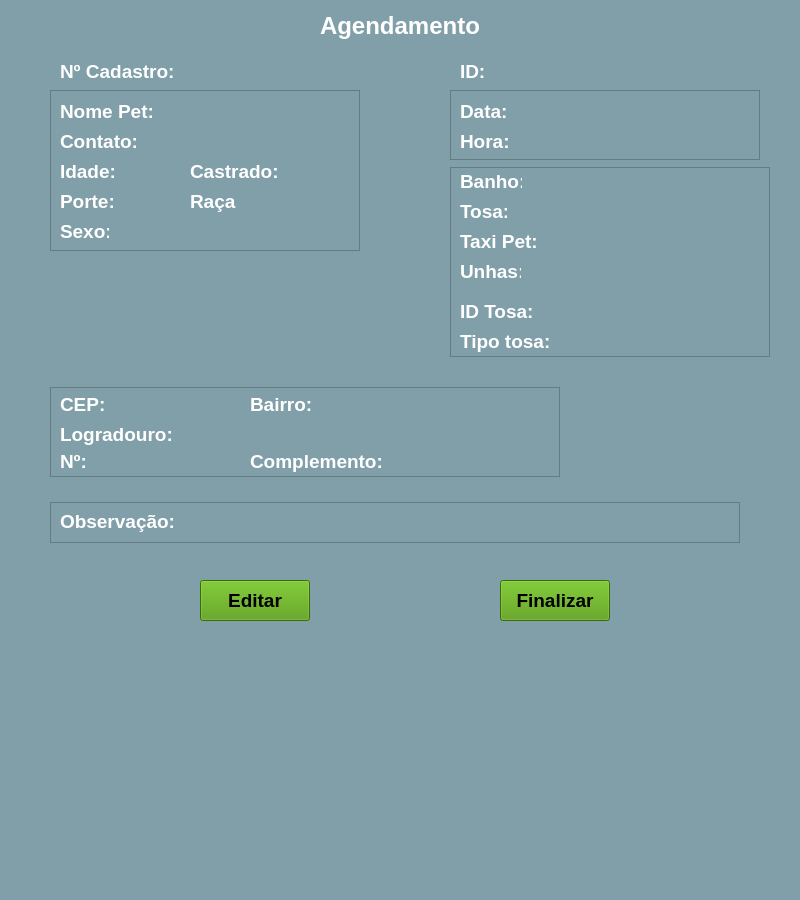
<?xml version="1.0" encoding="UTF-8"?>
<ui version="4.0">
 <class>MainWindow</class>
 <widget class="QMainWindow" name="MainWindow">
  <property name="geometry">
   <rect>
    <x>0</x>
    <y>0</y>
    <width>800</width>
    <height>900</height>
   </rect>
  </property>
  <property name="windowTitle">
   <string>MainWindow</string>
  </property>
  <property name="styleSheet">
   <string notr="true">background-color: rgb(128, 159, 168);</string>
  </property>
  <widget class="QWidget" name="centralwidget">
   <widget class="QLabel" name="label">
    <property name="geometry">
     <rect>
      <x>320</x>
      <y>10</y>
      <width>170</width>
      <height>31</height>
     </rect>
    </property>
    <property name="font">
     <font>
      <pointsize>18</pointsize>
      <weight>75</weight>
      <bold>true</bold>
     </font>
    </property>
    <property name="styleSheet">
     <string notr="true">color: rgb(255, 255, 255);
border-color: rgb(0, 0, 0);</string>
    </property>
    <property name="text">
     <string>Agendamento</string>
    </property>
   </widget>
   <widget class="QPushButton" name="pushButton_3">
    <property name="geometry">
     <rect>
      <x>200</x>
      <y>580</y>
      <width>110</width>
      <height>41</height>
     </rect>
    </property>
    <property name="font">
     <font>
      <pointsize>14</pointsize>
      <weight>75</weight>
      <bold>true</bold>
     </font>
    </property>
    <property name="styleSheet">
     <string notr="true">background-color: rgb(78, 154, 6);</string>
    </property>
    <property name="text">
     <string>Editar</string>
    </property>
   </widget>
   <widget class="QLabel" name="label_52">
    <property name="geometry">
     <rect>
      <x>320</x>
      <y>393</y>
      <width>230</width>
      <height>22</height>
     </rect>
    </property>
    <property name="font">
     <font>
      <pointsize>14</pointsize>
      <weight>75</weight>
      <bold>true</bold>
     </font>
    </property>
    <property name="styleSheet">
     <string notr="true"/>
    </property>
    <property name="text">
     <string/>
    </property>
   </widget>
   <widget class="QLabel" name="label_46">
    <property name="geometry">
     <rect>
      <x>250</x>
      <y>393</y>
      <width>70</width>
      <height>22</height>
     </rect>
    </property>
    <property name="font">
     <font>
      <pointsize>14</pointsize>
      <weight>75</weight>
      <bold>true</bold>
     </font>
    </property>
    <property name="styleSheet">
     <string notr="true">color: rgb(255, 255, 255);</string>
    </property>
    <property name="text">
     <string>Bairro:</string>
    </property>
   </widget>
   <widget class="QLabel" name="label_51">
    <property name="geometry">
     <rect>
      <x>110</x>
      <y>393</y>
      <width>120</width>
      <height>22</height>
     </rect>
    </property>
    <property name="font">
     <font>
      <pointsize>14</pointsize>
      <weight>75</weight>
      <bold>true</bold>
     </font>
    </property>
    <property name="styleSheet">
     <string notr="true"/>
    </property>
    <property name="text">
     <string/>
    </property>
   </widget>
   <widget class="QLabel" name="label_47">
    <property name="geometry">
     <rect>
      <x>60</x>
      <y>393</y>
      <width>50</width>
      <height>22</height>
     </rect>
    </property>
    <property name="font">
     <font>
      <pointsize>14</pointsize>
      <weight>75</weight>
      <bold>true</bold>
     </font>
    </property>
    <property name="styleSheet">
     <string notr="true">color: rgb(255, 255, 255);</string>
    </property>
    <property name="text">
     <string>CEP:</string>
    </property>
   </widget>
   <widget class="QLabel" name="label_53">
    <property name="geometry">
     <rect>
      <x>180</x>
      <y>420</y>
      <width>370</width>
      <height>22</height>
     </rect>
    </property>
    <property name="font">
     <font>
      <pointsize>14</pointsize>
      <weight>75</weight>
      <bold>true</bold>
     </font>
    </property>
    <property name="styleSheet">
     <string notr="true"/>
    </property>
    <property name="text">
     <string/>
    </property>
   </widget>
   <widget class="QLabel" name="label_48">
    <property name="geometry">
     <rect>
      <x>60</x>
      <y>420</y>
      <width>120</width>
      <height>28</height>
     </rect>
    </property>
    <property name="font">
     <font>
      <pointsize>14</pointsize>
      <weight>75</weight>
      <bold>true</bold>
     </font>
    </property>
    <property name="styleSheet">
     <string notr="true">color: rgb(255, 255, 255);</string>
    </property>
    <property name="text">
     <string>Logradouro:</string>
    </property>
   </widget>
   <widget class="QLabel" name="label_54">
    <property name="geometry">
     <rect>
      <x>400</x>
      <y>450</y>
      <width>141</width>
      <height>22</height>
     </rect>
    </property>
    <property name="font">
     <font>
      <pointsize>14</pointsize>
      <weight>75</weight>
      <bold>true</bold>
     </font>
    </property>
    <property name="styleSheet">
     <string notr="true"/>
    </property>
    <property name="text">
     <string/>
    </property>
   </widget>
   <widget class="QLabel" name="label_50">
    <property name="geometry">
     <rect>
      <x>250</x>
      <y>450</y>
      <width>140</width>
      <height>22</height>
     </rect>
    </property>
    <property name="font">
     <font>
      <pointsize>14</pointsize>
      <weight>75</weight>
      <bold>true</bold>
     </font>
    </property>
    <property name="styleSheet">
     <string notr="true">color: rgb(255, 255, 255);</string>
    </property>
    <property name="text">
     <string>Complemento:</string>
    </property>
   </widget>
   <widget class="QLabel" name="label_55">
    <property name="geometry">
     <rect>
      <x>111</x>
      <y>450</y>
      <width>120</width>
      <height>22</height>
     </rect>
    </property>
    <property name="font">
     <font>
      <pointsize>14</pointsize>
      <weight>75</weight>
      <bold>true</bold>
     </font>
    </property>
    <property name="styleSheet">
     <string notr="true"/>
    </property>
    <property name="text">
     <string/>
    </property>
   </widget>
   <widget class="QLabel" name="label_49">
    <property name="geometry">
     <rect>
      <x>60</x>
      <y>450</y>
      <width>41</width>
      <height>22</height>
     </rect>
    </property>
    <property name="font">
     <font>
      <pointsize>14</pointsize>
      <weight>75</weight>
      <bold>true</bold>
     </font>
    </property>
    <property name="styleSheet">
     <string notr="true">color: rgb(255, 255, 255);</string>
    </property>
    <property name="text">
     <string>Nº:</string>
    </property>
   </widget>
   <widget class="QLabel" name="label_56">
    <property name="geometry">
     <rect>
      <x>180</x>
      <y>510</y>
      <width>540</width>
      <height>20</height>
     </rect>
    </property>
    <property name="font">
     <font>
      <pointsize>14</pointsize>
      <weight>75</weight>
      <bold>true</bold>
     </font>
    </property>
    <property name="styleSheet">
     <string notr="true"/>
    </property>
    <property name="text">
     <string/>
    </property>
   </widget>
   <widget class="QLabel" name="label_45">
    <property name="geometry">
     <rect>
      <x>60</x>
      <y>510</y>
      <width>120</width>
      <height>22</height>
     </rect>
    </property>
    <property name="font">
     <font>
      <pointsize>14</pointsize>
      <weight>75</weight>
      <bold>true</bold>
     </font>
    </property>
    <property name="styleSheet">
     <string notr="true">color: rgb(255, 255, 255);</string>
    </property>
    <property name="text">
     <string>Observação:</string>
    </property>
   </widget>
   <widget class="QLabel" name="label_35">
    <property name="geometry">
     <rect>
      <x>180</x>
      <y>60</y>
      <width>100</width>
      <height>22</height>
     </rect>
    </property>
    <property name="font">
     <font>
      <pointsize>14</pointsize>
      <weight>75</weight>
      <bold>true</bold>
     </font>
    </property>
    <property name="styleSheet">
     <string notr="true"/>
    </property>
    <property name="text">
     <string/>
    </property>
   </widget>
   <widget class="QLabel" name="label_21">
    <property name="geometry">
     <rect>
      <x>60</x>
      <y>60</y>
      <width>120</width>
      <height>22</height>
     </rect>
    </property>
    <property name="font">
     <font>
      <pointsize>14</pointsize>
      <weight>75</weight>
      <bold>true</bold>
     </font>
    </property>
    <property name="styleSheet">
     <string notr="true">color: rgb(255, 255, 255);</string>
    </property>
    <property name="text">
     <string>Nº Cadastro:</string>
    </property>
   </widget>
   <widget class="QLabel" name="label_7">
    <property name="geometry">
     <rect>
      <x>60</x>
      <y>100</y>
      <width>100</width>
      <height>22</height>
     </rect>
    </property>
    <property name="font">
     <font>
      <pointsize>14</pointsize>
      <weight>75</weight>
      <bold>true</bold>
     </font>
    </property>
    <property name="styleSheet">
     <string notr="true">color: rgb(255, 255, 255);</string>
    </property>
    <property name="text">
     <string>Nome Pet:</string>
    </property>
   </widget>
   <widget class="QLabel" name="label_37">
    <property name="geometry">
     <rect>
      <x>180</x>
      <y>130</y>
      <width>170</width>
      <height>22</height>
     </rect>
    </property>
    <property name="font">
     <font>
      <pointsize>14</pointsize>
      <weight>75</weight>
      <bold>true</bold>
     </font>
    </property>
    <property name="styleSheet">
     <string notr="true"/>
    </property>
    <property name="text">
     <string/>
    </property>
   </widget>
   <widget class="QLabel" name="label_2">
    <property name="geometry">
     <rect>
      <x>60</x>
      <y>130</y>
      <width>80</width>
      <height>22</height>
     </rect>
    </property>
    <property name="font">
     <font>
      <pointsize>14</pointsize>
      <weight>75</weight>
      <bold>true</bold>
     </font>
    </property>
    <property name="styleSheet">
     <string notr="true">color: rgb(255, 255, 255);</string>
    </property>
    <property name="text">
     <string>Contato:</string>
    </property>
   </widget>
   <widget class="QLabel" name="label_5">
    <property name="geometry">
     <rect>
      <x>60</x>
      <y>160</y>
      <width>56</width>
      <height>22</height>
     </rect>
    </property>
    <property name="font">
     <font>
      <pointsize>14</pointsize>
      <weight>75</weight>
      <bold>true</bold>
     </font>
    </property>
    <property name="styleSheet">
     <string notr="true">color: rgb(255, 255, 255);</string>
    </property>
    <property name="text">
     <string>Idade:</string>
    </property>
   </widget>
   <widget class="QLabel" name="label_38">
    <property name="geometry">
     <rect>
      <x>120</x>
      <y>160</y>
      <width>40</width>
      <height>22</height>
     </rect>
    </property>
    <property name="font">
     <font>
      <pointsize>14</pointsize>
      <weight>75</weight>
      <bold>true</bold>
     </font>
    </property>
    <property name="styleSheet">
     <string notr="true"/>
    </property>
    <property name="text">
     <string/>
    </property>
   </widget>
   <widget class="QLabel" name="label_8">
    <property name="geometry">
     <rect>
      <x>190</x>
      <y>160</y>
      <width>87</width>
      <height>22</height>
     </rect>
    </property>
    <property name="font">
     <font>
      <pointsize>14</pointsize>
      <weight>75</weight>
      <bold>true</bold>
     </font>
    </property>
    <property name="styleSheet">
     <string notr="true">color: rgb(255, 255, 255);</string>
    </property>
    <property name="text">
     <string>Castrado:</string>
    </property>
   </widget>
   <widget class="QLabel" name="label_44">
    <property name="geometry">
     <rect>
      <x>280</x>
      <y>160</y>
      <width>40</width>
      <height>22</height>
     </rect>
    </property>
    <property name="font">
     <font>
      <pointsize>14</pointsize>
      <weight>75</weight>
      <bold>true</bold>
     </font>
    </property>
    <property name="styleSheet">
     <string notr="true"/>
    </property>
    <property name="text">
     <string/>
    </property>
   </widget>
   <widget class="QLabel" name="label_10">
    <property name="geometry">
     <rect>
      <x>190</x>
      <y>190</y>
      <width>47</width>
      <height>22</height>
     </rect>
    </property>
    <property name="font">
     <font>
      <pointsize>14</pointsize>
      <weight>75</weight>
      <bold>true</bold>
     </font>
    </property>
    <property name="styleSheet">
     <string notr="true">color: rgb(255, 255, 255);</string>
    </property>
    <property name="text">
     <string>Raça:</string>
    </property>
   </widget>
   <widget class="QLabel" name="label_39">
    <property name="geometry">
     <rect>
      <x>280</x>
      <y>190</y>
      <width>40</width>
      <height>22</height>
     </rect>
    </property>
    <property name="font">
     <font>
      <pointsize>14</pointsize>
      <weight>75</weight>
      <bold>true</bold>
     </font>
    </property>
    <property name="styleSheet">
     <string notr="true"/>
    </property>
    <property name="text">
     <string/>
    </property>
   </widget>
   <widget class="QLabel" name="label_11">
    <property name="geometry">
     <rect>
      <x>60</x>
      <y>190</y>
      <width>56</width>
      <height>22</height>
     </rect>
    </property>
    <property name="font">
     <font>
      <pointsize>14</pointsize>
      <weight>75</weight>
      <bold>true</bold>
     </font>
    </property>
    <property name="styleSheet">
     <string notr="true">color: rgb(255, 255, 255);</string>
    </property>
    <property name="text">
     <string>Porte:</string>
    </property>
   </widget>
   <widget class="QLabel" name="label_42">
    <property name="geometry">
     <rect>
      <x>120</x>
      <y>190</y>
      <width>40</width>
      <height>22</height>
     </rect>
    </property>
    <property name="font">
     <font>
      <pointsize>14</pointsize>
      <weight>75</weight>
      <bold>true</bold>
     </font>
    </property>
    <property name="styleSheet">
     <string notr="true"/>
    </property>
    <property name="text">
     <string/>
    </property>
   </widget>
   <widget class="QLabel" name="label_6">
    <property name="geometry">
     <rect>
      <x>60</x>
      <y>220</y>
      <width>49</width>
      <height>22</height>
     </rect>
    </property>
    <property name="font">
     <font>
      <pointsize>14</pointsize>
      <weight>75</weight>
      <bold>true</bold>
     </font>
    </property>
    <property name="styleSheet">
     <string notr="true">color: rgb(255, 255, 255);</string>
    </property>
    <property name="text">
     <string>Sexo:</string>
    </property>
   </widget>
   <widget class="QLabel" name="label_43">
    <property name="geometry">
     <rect>
      <x>120</x>
      <y>220</y>
      <width>40</width>
      <height>22</height>
     </rect>
    </property>
    <property name="font">
     <font>
      <pointsize>14</pointsize>
      <weight>75</weight>
      <bold>true</bold>
     </font>
    </property>
    <property name="styleSheet">
     <string notr="true"/>
    </property>
    <property name="text">
     <string/>
    </property>
   </widget>
   <widget class="QLabel" name="label_32">
    <property name="geometry">
     <rect>
      <x>460</x>
      <y>60</y>
      <width>31</width>
      <height>23</height>
     </rect>
    </property>
    <property name="font">
     <font>
      <pointsize>14</pointsize>
      <weight>75</weight>
      <bold>true</bold>
     </font>
    </property>
    <property name="styleSheet">
     <string notr="true">color: rgb(255, 255, 255);</string>
    </property>
    <property name="text">
     <string>ID:</string>
    </property>
   </widget>
   <widget class="QLabel" name="label_34">
    <property name="geometry">
     <rect>
      <x>490</x>
      <y>60</y>
      <width>50</width>
      <height>23</height>
     </rect>
    </property>
    <property name="font">
     <font>
      <pointsize>14</pointsize>
      <weight>75</weight>
      <bold>true</bold>
     </font>
    </property>
    <property name="styleSheet">
     <string notr="true"/>
    </property>
    <property name="text">
     <string/>
    </property>
   </widget>
   <widget class="QLabel" name="label_16">
    <property name="geometry">
     <rect>
      <x>460</x>
      <y>100</y>
      <width>50</width>
      <height>22</height>
     </rect>
    </property>
    <property name="font">
     <font>
      <pointsize>14</pointsize>
      <weight>75</weight>
      <bold>true</bold>
     </font>
    </property>
    <property name="styleSheet">
     <string notr="true">color: rgb(255, 255, 255);</string>
    </property>
    <property name="text">
     <string>Data:</string>
    </property>
   </widget>
   <widget class="QLabel" name="label_25">
    <property name="geometry">
     <rect>
      <x>520</x>
      <y>100</y>
      <width>160</width>
      <height>22</height>
     </rect>
    </property>
    <property name="font">
     <font>
      <pointsize>14</pointsize>
      <weight>75</weight>
      <bold>true</bold>
     </font>
    </property>
    <property name="styleSheet">
     <string notr="true"/>
    </property>
    <property name="text">
     <string/>
    </property>
   </widget>
   <widget class="QLabel" name="label_12">
    <property name="geometry">
     <rect>
      <x>460</x>
      <y>130</y>
      <width>50</width>
      <height>22</height>
     </rect>
    </property>
    <property name="font">
     <font>
      <pointsize>14</pointsize>
      <weight>75</weight>
      <bold>true</bold>
     </font>
    </property>
    <property name="styleSheet">
     <string notr="true">color: rgb(255, 255, 255);</string>
    </property>
    <property name="text">
     <string>Hora:</string>
    </property>
   </widget>
   <widget class="QLabel" name="label_30">
    <property name="geometry">
     <rect>
      <x>520</x>
      <y>130</y>
      <width>160</width>
      <height>22</height>
     </rect>
    </property>
    <property name="font">
     <font>
      <pointsize>14</pointsize>
      <weight>75</weight>
      <bold>true</bold>
     </font>
    </property>
    <property name="styleSheet">
     <string notr="true"/>
    </property>
    <property name="text">
     <string/>
    </property>
   </widget>
   <widget class="QLabel" name="label_23">
    <property name="geometry">
     <rect>
      <x>460</x>
      <y>170</y>
      <width>62</width>
      <height>22</height>
     </rect>
    </property>
    <property name="font">
     <font>
      <pointsize>14</pointsize>
      <weight>75</weight>
      <bold>true</bold>
     </font>
    </property>
    <property name="styleSheet">
     <string notr="true">color: rgb(255, 255, 255);</string>
    </property>
    <property name="text">
     <string>Banho:</string>
    </property>
   </widget>
   <widget class="QLabel" name="label_27">
    <property name="geometry">
     <rect>
      <x>540</x>
      <y>170</y>
      <width>40</width>
      <height>22</height>
     </rect>
    </property>
    <property name="font">
     <font>
      <pointsize>14</pointsize>
      <weight>75</weight>
      <bold>true</bold>
     </font>
    </property>
    <property name="styleSheet">
     <string notr="true"/>
    </property>
    <property name="text">
     <string/>
    </property>
   </widget>
   <widget class="QLabel" name="label_24">
    <property name="geometry">
     <rect>
      <x>460</x>
      <y>200</y>
      <width>47</width>
      <height>22</height>
     </rect>
    </property>
    <property name="font">
     <font>
      <pointsize>14</pointsize>
      <weight>75</weight>
      <bold>true</bold>
     </font>
    </property>
    <property name="styleSheet">
     <string notr="true">color: rgb(255, 255, 255);</string>
    </property>
    <property name="text">
     <string>Tosa:</string>
    </property>
   </widget>
   <widget class="QLabel" name="label_29">
    <property name="geometry">
     <rect>
      <x>540</x>
      <y>200</y>
      <width>40</width>
      <height>22</height>
     </rect>
    </property>
    <property name="font">
     <font>
      <pointsize>14</pointsize>
      <weight>75</weight>
      <bold>true</bold>
     </font>
    </property>
    <property name="styleSheet">
     <string notr="true"/>
    </property>
    <property name="text">
     <string/>
    </property>
   </widget>
   <widget class="QLabel" name="label_13">
    <property name="geometry">
     <rect>
      <x>460</x>
      <y>230</y>
      <width>78</width>
      <height>22</height>
     </rect>
    </property>
    <property name="font">
     <font>
      <pointsize>14</pointsize>
      <weight>75</weight>
      <bold>true</bold>
     </font>
    </property>
    <property name="styleSheet">
     <string notr="true">color: rgb(255, 255, 255);</string>
    </property>
    <property name="text">
     <string>Taxi Pet:</string>
    </property>
   </widget>
   <widget class="QLabel" name="label_26">
    <property name="geometry">
     <rect>
      <x>540</x>
      <y>230</y>
      <width>40</width>
      <height>22</height>
     </rect>
    </property>
    <property name="font">
     <font>
      <pointsize>14</pointsize>
      <weight>75</weight>
      <bold>true</bold>
     </font>
    </property>
    <property name="styleSheet">
     <string notr="true"/>
    </property>
    <property name="text">
     <string/>
    </property>
   </widget>
   <widget class="QLabel" name="label_14">
    <property name="geometry">
     <rect>
      <x>460</x>
      <y>260</y>
      <width>61</width>
      <height>22</height>
     </rect>
    </property>
    <property name="font">
     <font>
      <pointsize>14</pointsize>
      <weight>75</weight>
      <bold>true</bold>
     </font>
    </property>
    <property name="styleSheet">
     <string notr="true">color: rgb(255, 255, 255);</string>
    </property>
    <property name="text">
     <string>Unhas:</string>
    </property>
   </widget>
   <widget class="QLabel" name="label_28">
    <property name="geometry">
     <rect>
      <x>540</x>
      <y>260</y>
      <width>40</width>
      <height>22</height>
     </rect>
    </property>
    <property name="font">
     <font>
      <pointsize>14</pointsize>
      <weight>75</weight>
      <bold>true</bold>
     </font>
    </property>
    <property name="styleSheet">
     <string notr="true"/>
    </property>
    <property name="text">
     <string/>
    </property>
   </widget>
   <widget class="QLabel" name="label_41">
    <property name="geometry">
     <rect>
      <x>180</x>
      <y>100</y>
      <width>170</width>
      <height>22</height>
     </rect>
    </property>
    <property name="font">
     <font>
      <pointsize>14</pointsize>
      <weight>75</weight>
      <bold>true</bold>
     </font>
    </property>
    <property name="styleSheet">
     <string notr="true"/>
    </property>
    <property name="text">
     <string/>
    </property>
   </widget>
   <widget class="QLabel" name="label_15">
    <property name="geometry">
     <rect>
      <x>460</x>
      <y>300</y>
      <width>80</width>
      <height>22</height>
     </rect>
    </property>
    <property name="font">
     <font>
      <pointsize>14</pointsize>
      <weight>75</weight>
      <bold>true</bold>
     </font>
    </property>
    <property name="styleSheet">
     <string notr="true">color: rgb(255, 255, 255);</string>
    </property>
    <property name="text">
     <string>ID Tosa:</string>
    </property>
   </widget>
   <widget class="QLabel" name="label_17">
    <property name="geometry">
     <rect>
      <x>460</x>
      <y>330</y>
      <width>100</width>
      <height>22</height>
     </rect>
    </property>
    <property name="font">
     <font>
      <pointsize>14</pointsize>
      <weight>75</weight>
      <bold>true</bold>
     </font>
    </property>
    <property name="styleSheet">
     <string notr="true">color: rgb(255, 255, 255);</string>
    </property>
    <property name="text">
     <string>Tipo tosa:</string>
    </property>
   </widget>
   <widget class="QLabel" name="label_36">
    <property name="geometry">
     <rect>
      <x>560</x>
      <y>300</y>
      <width>50</width>
      <height>22</height>
     </rect>
    </property>
    <property name="font">
     <font>
      <pointsize>14</pointsize>
      <weight>75</weight>
      <bold>true</bold>
     </font>
    </property>
    <property name="styleSheet">
     <string notr="true"/>
    </property>
    <property name="text">
     <string/>
    </property>
   </widget>
   <widget class="QLabel" name="label_57">
    <property name="geometry">
     <rect>
      <x>560</x>
      <y>330</y>
      <width>200</width>
      <height>22</height>
     </rect>
    </property>
    <property name="font">
     <font>
      <pointsize>14</pointsize>
      <weight>75</weight>
      <bold>true</bold>
     </font>
    </property>
    <property name="styleSheet">
     <string notr="true"/>
    </property>
    <property name="text">
     <string/>
    </property>
   </widget>
   <widget class="QTableView" name="tableView">
    <property name="geometry">
     <rect>
      <x>50</x>
      <y>90</y>
      <width>310</width>
      <height>161</height>
     </rect>
    </property>
    <property name="styleSheet">
     <string notr="true">gridline-color: rgb(165, 29, 45);</string>
    </property>
    <property name="lineWidth">
     <number>1</number>
    </property>
   </widget>
   <widget class="QTableView" name="tableView_2">
    <property name="geometry">
     <rect>
      <x>450</x>
      <y>90</y>
      <width>310</width>
      <height>70</height>
     </rect>
    </property>
    <property name="styleSheet">
     <string notr="true">gridline-color: rgb(165, 29, 45);</string>
    </property>
    <property name="lineWidth">
     <number>1</number>
    </property>
   </widget>
   <widget class="QTableView" name="tableView_3">
    <property name="geometry">
     <rect>
      <x>450</x>
      <y>167</y>
      <width>320</width>
      <height>190</height>
     </rect>
    </property>
    <property name="styleSheet">
     <string notr="true">gridline-color: rgb(165, 29, 45);</string>
    </property>
    <property name="lineWidth">
     <number>1</number>
    </property>
   </widget>
   <widget class="QTableView" name="tableView_4">
    <property name="geometry">
     <rect>
      <x>50</x>
      <y>387</y>
      <width>510</width>
      <height>90</height>
     </rect>
    </property>
    <property name="styleSheet">
     <string notr="true">gridline-color: rgb(165, 29, 45);</string>
    </property>
    <property name="lineWidth">
     <number>1</number>
    </property>
   </widget>
   <widget class="QTableView" name="tableView_5">
    <property name="geometry">
     <rect>
      <x>50</x>
      <y>502</y>
      <width>690</width>
      <height>41</height>
     </rect>
    </property>
    <property name="styleSheet">
     <string notr="true">gridline-color: rgb(165, 29, 45);</string>
    </property>
    <property name="lineWidth">
     <number>1</number>
    </property>
   </widget>
   <widget class="QPushButton" name="pushButton_4">
    <property name="geometry">
     <rect>
      <x>500</x>
      <y>580</y>
      <width>110</width>
      <height>41</height>
     </rect>
    </property>
    <property name="font">
     <font>
      <pointsize>14</pointsize>
      <weight>75</weight>
      <bold>true</bold>
     </font>
    </property>
    <property name="styleSheet">
     <string notr="true">background-color: rgb(78, 154, 6);</string>
    </property>
    <property name="text">
     <string>Finalizar</string>
    </property>
   </widget>
   <zorder>tableView_5</zorder>
   <zorder>tableView_4</zorder>
   <zorder>tableView_3</zorder>
   <zorder>tableView_2</zorder>
   <zorder>tableView</zorder>
   <zorder>label</zorder>
   <zorder>pushButton_3</zorder>
   <zorder>label_52</zorder>
   <zorder>label_46</zorder>
   <zorder>label_51</zorder>
   <zorder>label_47</zorder>
   <zorder>label_53</zorder>
   <zorder>label_48</zorder>
   <zorder>label_54</zorder>
   <zorder>label_50</zorder>
   <zorder>label_55</zorder>
   <zorder>label_49</zorder>
   <zorder>label_56</zorder>
   <zorder>label_45</zorder>
   <zorder>label_35</zorder>
   <zorder>label_21</zorder>
   <zorder>label_7</zorder>
   <zorder>label_37</zorder>
   <zorder>label_2</zorder>
   <zorder>label_5</zorder>
   <zorder>label_38</zorder>
   <zorder>label_8</zorder>
   <zorder>label_44</zorder>
   <zorder>label_10</zorder>
   <zorder>label_39</zorder>
   <zorder>label_11</zorder>
   <zorder>label_42</zorder>
   <zorder>label_6</zorder>
   <zorder>label_43</zorder>
   <zorder>label_32</zorder>
   <zorder>label_34</zorder>
   <zorder>label_16</zorder>
   <zorder>label_25</zorder>
   <zorder>label_12</zorder>
   <zorder>label_30</zorder>
   <zorder>label_23</zorder>
   <zorder>label_27</zorder>
   <zorder>label_24</zorder>
   <zorder>label_29</zorder>
   <zorder>label_13</zorder>
   <zorder>label_26</zorder>
   <zorder>label_14</zorder>
   <zorder>label_28</zorder>
   <zorder>label_41</zorder>
   <zorder>label_15</zorder>
   <zorder>label_17</zorder>
   <zorder>label_36</zorder>
   <zorder>label_57</zorder>
   <zorder>pushButton_4</zorder>
  </widget>
 </widget>
 <resources/>
 <connections/>
</ui>
